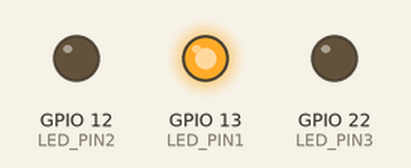
This sketch was run on a simulated ESP32. On the bench: output pins drawn as LEDs (lit = HIGH). What the sketch prints to the serial monitor is not drawn.

Above: at 0.5 s.
At 2.5 s:
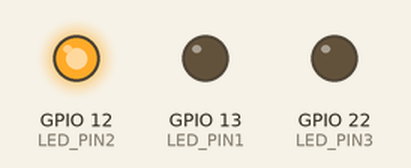
At 4.5 s:
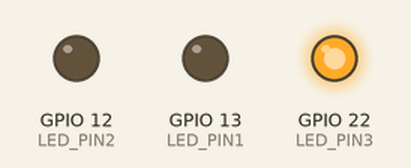
At 5.5 s:
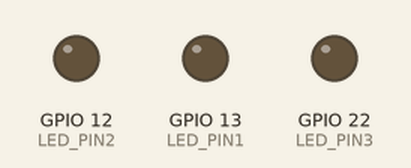
Timing chart, 0 to 7.8 s (numbered marks = the images above):
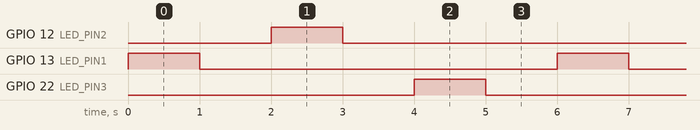

The sketch:

conversorADC.ino
```cpp
// Defina o pino do LED
#define LED_PIN1 13
#define LED_PIN2 12
#define LED_PIN3 22

// Handle para a tarefa
TaskHandle_t ledTaskHandle = NULL;

// Função da tarefa que pisca o LED
void ledTask(void *pvParameters) {
   pinMode(LED_PIN1, OUTPUT);
   pinMode(LED_PIN2, OUTPUT);
   pinMode(LED_PIN3, OUTPUT);

   Serial.println(">>> Tarefa LEDs: Iniciada e controlando as luzes.");

   for (;;) {
   digitalWrite(LED_PIN1, HIGH);
   vTaskDelay(1000 / portTICK_PERIOD_MS); // Espera 1 segundo
   digitalWrite(LED_PIN1, LOW);
   vTaskDelay(1000 / portTICK_PERIOD_MS); // Espera 1 segundo
   digitalWrite(LED_PIN2, HIGH);
   vTaskDelay(1000 / portTICK_PERIOD_MS); // Espera 1 segundo
   digitalWrite(LED_PIN2, LOW);
   vTaskDelay(1000 / portTICK_PERIOD_MS); // Espera 1 segundo
   digitalWrite(LED_PIN3, HIGH);
   vTaskDelay(1000 / portTICK_PERIOD_MS); // Espera 1 segundo
   digitalWrite(LED_PIN3, LOW);
   vTaskDelay(1000 / portTICK_PERIOD_MS); // Espera 1 segundo
   Serial.println("Oi");
   }
}

// Função de configuração (setup)
void setup() {
Serial.begin(115200);
   // Crie a tarefa para o LED
   xTaskCreate(
   ledTask, // A função da tarefa
   "LED_Blink", // Nome da tarefa para depuração
   1024, // Tamanho da pilha (em bytes)
   NULL, // Parâmetro passado para a tarefa
   1, // Prioridade da tarefa (quanto maior, mais prioridade)
   &ledTaskHandle // Handle da tarefa
   );
}

// A função loop do Arduino não será usada neste exemplo
void loop() {
// A tarefa já está rodando
}
```

Measured:
- by itself, GPIO 12 (LED_PIN2), GPIO 13 (LED_PIN1), GPIO 22 (LED_PIN3): alternates HIGH for 1.0 s and LOW for 5.0 s
- by itself, everything shown: repeats every 6.0 s, in 6 steps
